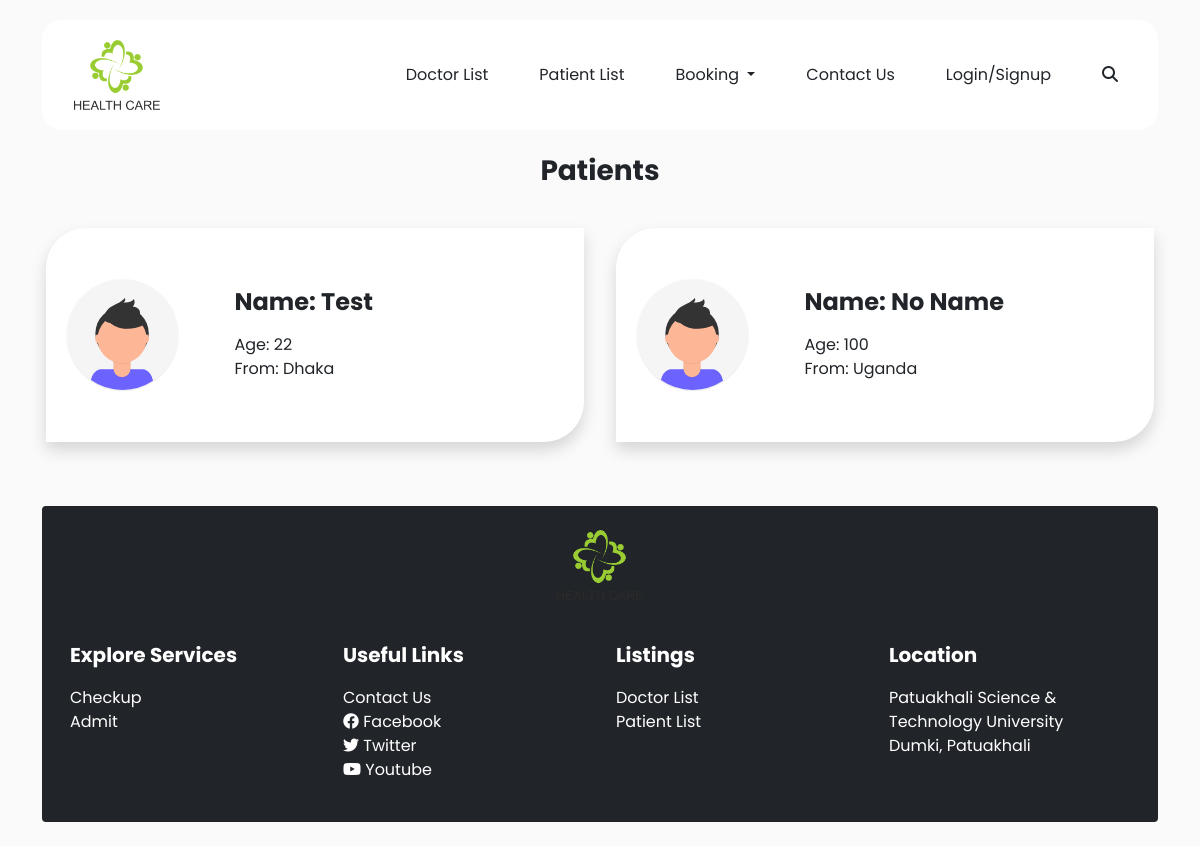
The page /patient-list.php on the database as committed earlier.
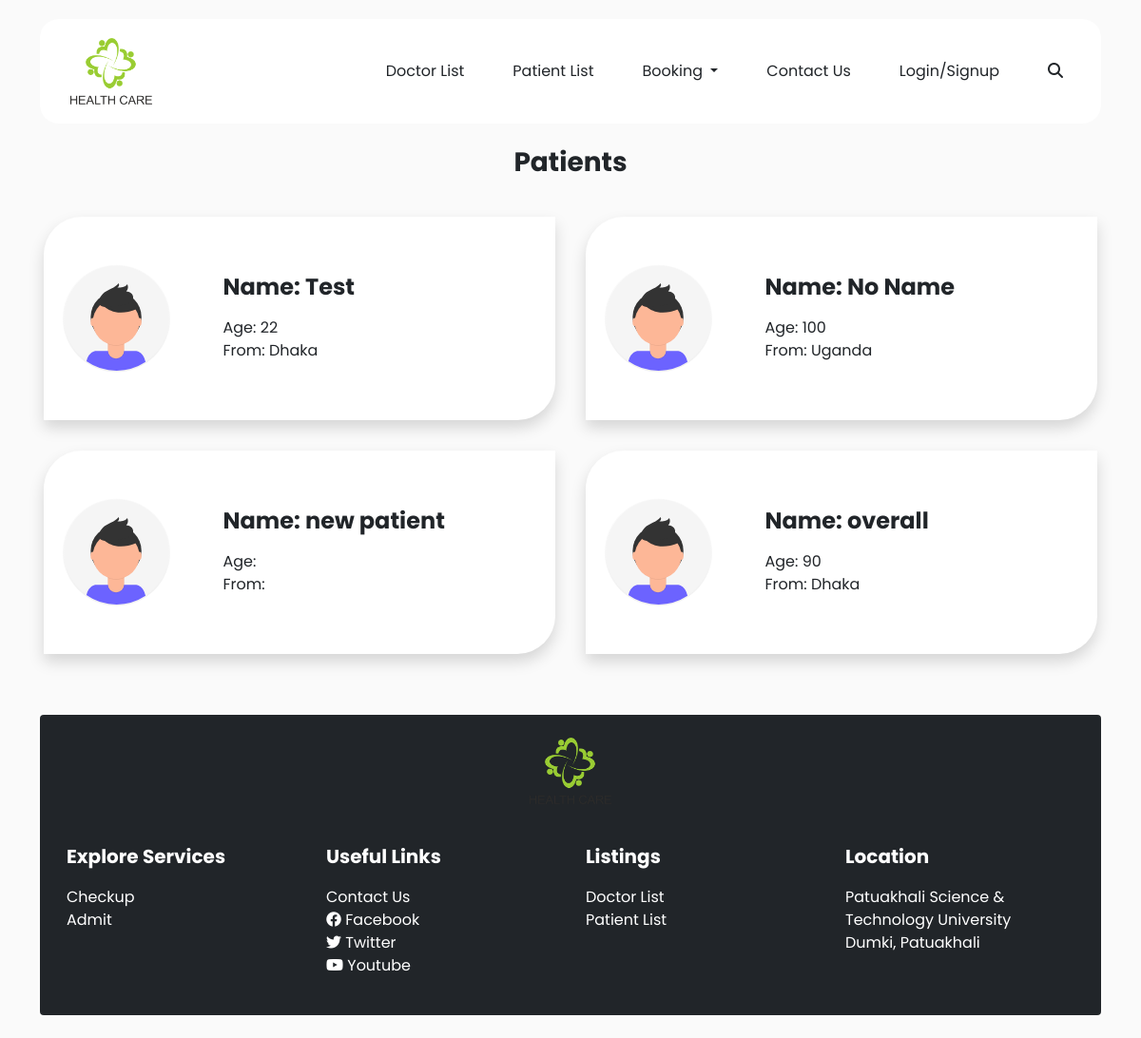
The same page on the database as committed later.
### tables this page shows
CREATE TABLE `patient` (
  `id` int(100) NOT NULL,
  `name` varchar(100) NOT NULL,
  `age` varchar(100) NOT NULL,
  `gender` varchar(100) NOT NULL,
  `contact` varchar(100) NOT NULL,
  `a_contact` varchar(100) NOT NULL,
  `address` varchar(100) NOT NULL,
  `problem` varchar(1000) NOT NULL
);

### patient-list.php (the view, shortened to what the changed rows need)
<!doctype html>
<html lang="en">
  <head>
    <link href="https://cdn.jsdelivr.net/npm/bootstrap@5.1.3/dist/css/bootstrap.min.css" rel="stylesheet">
    <link rel="stylesheet" href="https://cdnjs.cloudflare.com/ajax/libs/font-awesome/6.1.1/css/all.min.css">
    <link rel="stylesheet" href="css/style.css">
  </head>
  <body>
    <section class="py-4">
        <div class="container">
            <div class="row mt-3">
            <?php
            require('php/config.php');
            $sql = "SELECT * FROM patient";
            $result = $conn->query($sql);
            if ($result->num_rows > 0) {
            while($row = $result->fetch_assoc()) {
                echo '<div class="col-md-6 p-3">';
                echo '<div class="card border-0 shadow rounded">';
                echo '<div class="card-body p-4">';
                echo '<div class="row">';
                echo '<div class="col-md-3 p-2 m-auto">';
                echo '<img src="img/avatar.svg" class="img-fluid avatar" alt="">';
                echo '</div>';
                echo '<div class="col-md-9 ps-5 p-2 m-auto">';
                echo '<h4 class="fw-bold mb-3">Name: '.$row["name"].'</h4>';
                echo '<p class="mb-0">Age: '.$row["age"].'</p>';
                echo '<p class="mb-0">From: '.$row["address"].'</p>';
                echo '</div>';
                echo '</div>';
                echo '</div>';
                echo '</div>';
                echo '</div>';
            }
            } else {
            echo "0 results";
            }
            ?>
            </div>
        </div>
    </section>
  </body>
</html>

Rows that differ between the two databases and show on the page:
added patient: name "new patient"
added patient: name "overall", age "90", address "Dhaka"
